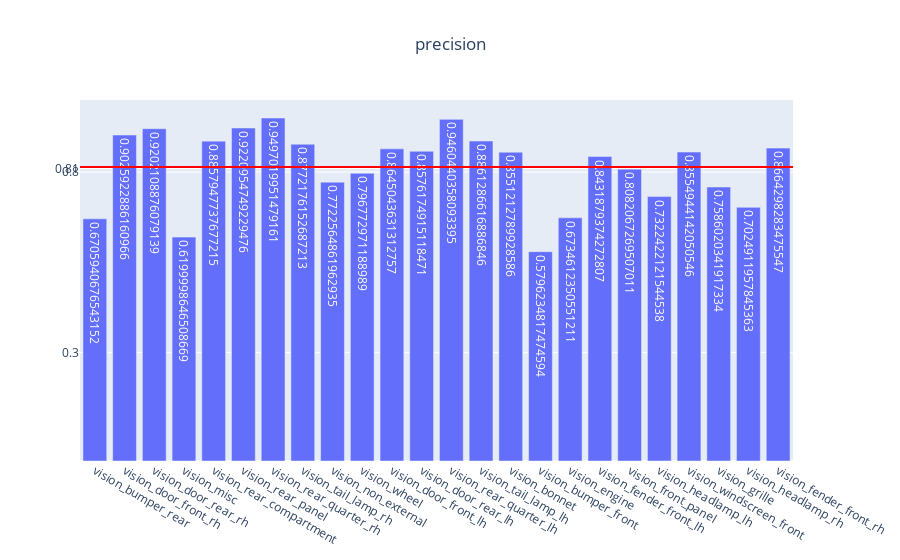

Here is the notebook cell this chart was saved with:
### Code cell
genVisMulitlabel(partEvalMetrics, "precision")

### Figure 1 — Plotly figure (JSON) as saved in the notebook; plotly's stock layout.template omitted (floating-point values rounded to 4 significant figures)
{"data": [{"text": [0.6706, 0.9026, 0.9202, 0.62, 0.8858, 0.9221, 0.9497, 0.8772, 0.7723, 0.7968, 0.8645, 0.8576, 0.946, 0.8861, 0.8551, 0.5796, 0.6735, 0.8432, 0.8082, 0.7322, 0.8555, 0.7586, 0.7025, 0.8664], "type": "bar", "x": ["vision_bumper_rear", "vision_door_front_rh", "vision_door_rear_rh", "vision_misc", "vision_rear_compartment", "vision_rear_panel", "vision_rear_quarter_rh", "vision_tail_lamp_rh", "vision_non_external", "vision_wheel", "vision_door_front_lh", "vision_door_rear_lh", "vision_rear_quarter_lh", "vision_tail_lamp_lh", "vision_bonnet", "vision_bumper_front", "vision_engine", "vision_fender_front_lh", "vision_front_panel", "vision_headlamp_lh", "vision_windscreen_front", "vision_grille", "vision_headlamp_rh", "vision_fender_front_rh"], "y": [0.6706, 0.9026, 0.9202, 0.62, 0.8858, 0.9221, 0.9497, 0.8772, 0.7723, 0.7968, 0.8645, 0.8576, 0.946, 0.8861, 0.8551, 0.5796, 0.6735, 0.8432, 0.8082, 0.7322, 0.8555, 0.7586, 0.7025, 0.8664]}], "layout": {"shapes": [{"line": {"color": "red", "width": 2}, "type": "line", "x0": 0, "x1": 1, "xref": "x domain", "y0": 0.8144, "y1": 0.8144, "yref": "y"}], "title": {"text": "precision", "x": 0.5}, "yaxis": {"tickmode": "array", "tickvals": ["0.81", 0.3, 0.8]}}}
